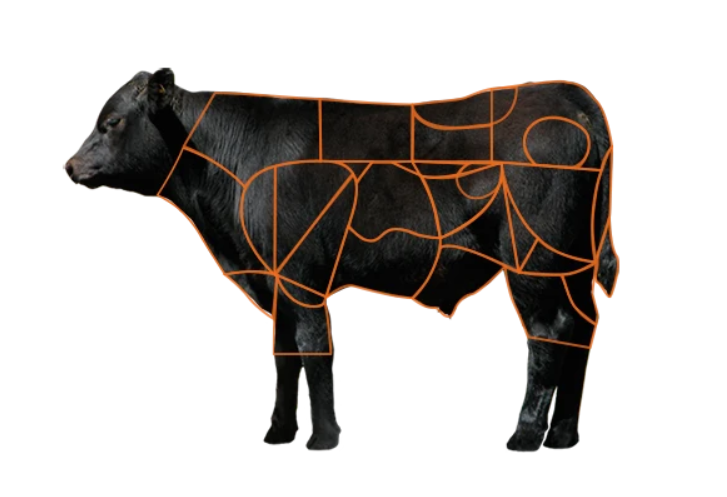
#> input picture vaca.png, 727 x 497 px
$ python grid_workflow.py
#> lines starting #> are read from the running program, lines starting #| are printed output that depends on the picture; after the words box and inside, x2 and y2 are one past the last pixel; in counts of white or black regions, pixels touching at a corner belong together
### src/mcp_polygon_renderer/engine.py
import os
import gc
import unicodedata

import cv2
import numpy as np


def _sin_acentos(texto):
    return "".join(
        c for c in unicodedata.normalize("NFKD", str(texto)) if not unicodedata.combining(c)
    )


def _cargar_imagen_eficiente(ruta):
#> called with ruta = 'examples/../vaca.png'
    tam = os.path.getsize(ruta)
    if tam > 10 * 1024 * 1024:
        flag = cv2.IMREAD_REDUCED_COLOR_4
    elif tam > 5 * 1024 * 1024:
        flag = cv2.IMREAD_REDUCED_COLOR_2
    else:
        flag = cv2.IMREAD_COLOR
    return cv2.imread(ruta, flag)
#> returned value is the input picture: shape (497, 727, 3); mean B, G, R 183.9, 186.5, 190.2


def _ruta_salida(ruta_imagen):
    carpeta = os.path.join(os.path.dirname(os.path.abspath(ruta_imagen)), "salida")
    os.makedirs(carpeta, exist_ok=True)
    return carpeta


COLORES_VIVOS = [
    (0, 165, 255), (255, 255, 0), (0, 255, 0), (255, 0, 255),
    (0, 255, 255), (255, 0, 0), (0, 0, 255), (128, 255, 128),
    (0, 100, 255), (255, 255, 128), (128, 0, 255), (255, 128, 0),
    (0, 128, 255), (128, 255, 0), (0, 255, 128), (255, 0, 128),
    (64, 64, 255), (255, 64, 64), (64, 255, 64), (64, 64, 64),
    (0, 191, 255), (255, 191, 0), (191, 255, 0), (255, 0, 191),
    (0, 255, 191), (191, 0, 255), (255, 191, 191), (191, 255, 191),
    (100, 100, 255), (255, 100, 100), (100, 255, 100), (100, 100, 100),
    (150, 150, 255), (255, 150, 150), (150, 255, 150), (150, 150, 150),
    (200, 200, 255), (255, 200, 200), (200, 255, 200), (200, 200, 200),
]


def preparar_imagen_para_ia(ruta_imagen, filas=10, columnas=10):
    img = _cargar_imagen_eficiente(ruta_imagen)
    if img is None:
        raise FileNotFoundError(f"No se pudo cargar: {ruta_imagen}")

    h, w = img.shape[:2]
#> h = 497; w = 727
    paso_x = w / columnas
#> paso_x = 72.7
    paso_y = h / filas
#> paso_y = 49.7

    mapa_celdas = {}
    for i in range(filas):
        for j in range(columnas):
            x0 = int(j * paso_x)
            y0 = int(i * paso_y)
            x1 = int((j + 1) * paso_x)
            y1 = int((i + 1) * paso_y)
            clave = f"{chr(65 + j)}{i + 1}"
            mapa_celdas[clave] = {
                "x": x0, "y": y0, "x1": x1, "y1": y1,
                "cx": (x0 + x1) // 2, "cy": (y0 + y1) // 2,
            }

    for j in range(columnas + 1):
        x = int(j * paso_x)
        cv2.line(img, (x, 0), (x, h), (100, 100, 100), 1, cv2.LINE_AA)
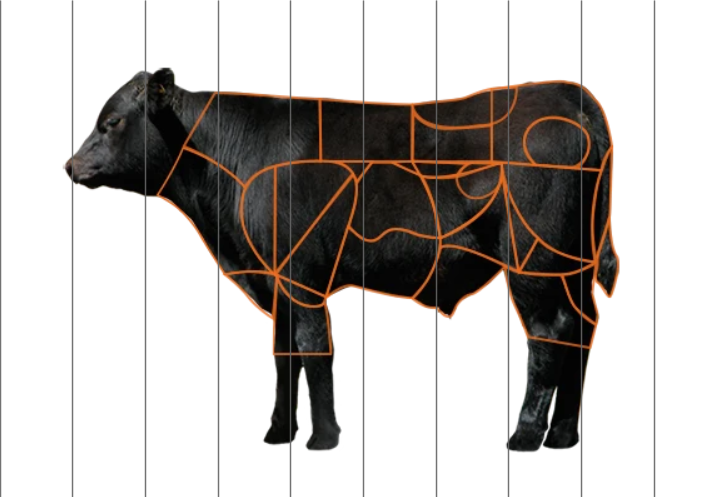
#> img: shape (497, 727, 3); 3.99% of pixels changed, all inside (x1, y1, x2, y2) = (0, 0, 656, 497)
    for i in range(filas + 1):
        y = int(i * paso_y)
        cv2.line(img, (0, y), (w, y), (100, 100, 100), 1, cv2.LINE_AA)
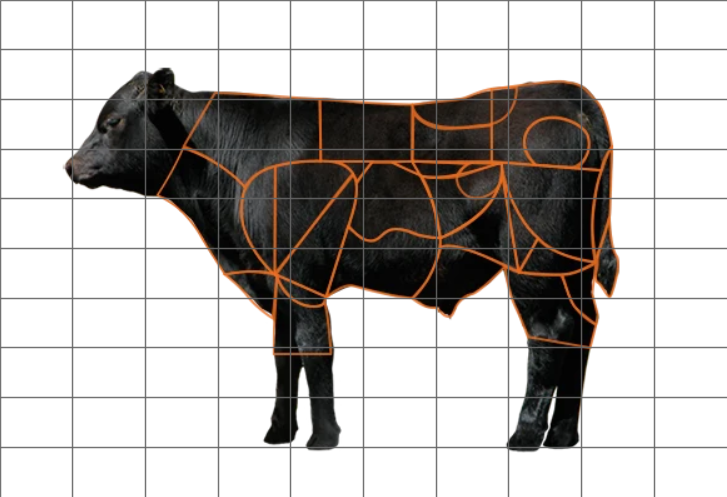
#> img: shape (497, 727, 3); 5.83% of pixels changed, all inside (x1, y1, x2, y2) = (0, 0, 727, 449)

    for j in range(columnas):
        x = int((j + 0.5) * paso_x)
        cv2.putText(img, chr(65 + j), (x - 5, 16), cv2.FONT_HERSHEY_SIMPLEX, 0.5, (255, 255, 255), 2, cv2.LINE_AA)
    for i in range(filas):
        y = int((i + 0.5) * paso_y)
        cv2.putText(img, str(i + 1), (4, y + 4), cv2.FONT_HERSHEY_SIMPLEX, 0.5, (255, 255, 255), 2, cv2.LINE_AA)

    ruta_grilla = os.path.join(_ruta_salida(ruta_imagen), "imagen_con_grilla.png")
#|   Imagen con grilla: salida/imagen_con_grilla.png
#|   Dimensiones: {'ancho': 727, 'alto': 497}
    cv2.imwrite(ruta_grilla, img)

    del img
    gc.collect()

    return {
        "imagen_con_grilla": ruta_grilla,
        "mapa_celdas": mapa_celdas,
        "dimensiones": {"ancho": w, "alto": h},
    }


def renderizar_poligonos_desde_grid(ruta_imagen_original, json_ia, mapa_celdas):
#> called with ruta_imagen_original = 'examples/../vaca.png'
    img = _cargar_imagen_eficiente(ruta_imagen_original)
    if img is None:
        raise FileNotFoundError(f"No se pudo cargar: {ruta_imagen_original}")

    poligonos = json_ia.get("poligonos_grid", [])
    overlay = img.copy()

    for idx, poly in enumerate(poligonos):
        color = COLORES_VIVOS[idx % len(COLORES_VIVOS)]
        celdas = poly.get("celdas", [])
        nombre = poly.get("id", f"Poly{idx}")

        puntos = []
        for celda in celdas:
            info = mapa_celdas.get(celda)
            if info is None:
                continue
            cv2.rectangle(overlay, (info["x"], info["y"]), (info["x1"], info["y1"]), color, -1)
            puntos.append((info["cx"], info["cy"]))

        if len(puntos) >= 3:
            hull = cv2.convexHull(np.array(puntos, dtype=np.int32))
            cv2.polylines(overlay, [hull], True, color, 2, cv2.LINE_AA)

        if puntos:
            cx = int(np.mean([p[0] for p in puntos]))
            cy = int(np.mean([p[1] for p in puntos]))
            cv2.putText(overlay, _sin_acentos(nombre), (cx - 30, cy), cv2.FONT_HERSHEY_SIMPLEX, 0.5, (255, 255, 255), 2, cv2.LINE_AA)
#> this loop made 11 passes
#> hull on passes 1 to 11: [[108, 124], [36, 124], [36, 74], [108, 74]], [[108, 173], [181, 124], [181, 173]], [[108, 223], [254, 173], [254, 223]], [[181, 322], [108, 322], [108, 273], [181, 273]], [[254, 124], [326, 124], [399, 173], [399, 223]], [[544, 124], [472, 124], [399, 74], [544, 74]], [[399, 273], [326, 322], [254, 322], [254, 273]], [[544, 173], [617, 124], [690, 124], [690, 173]], [[690, 273], [617, 322], [617, 273]], [[254, 422], [181, 422], [181, 372], [254, 372]], [[472, 422], [399, 422], [399, 372], [472, 372]]
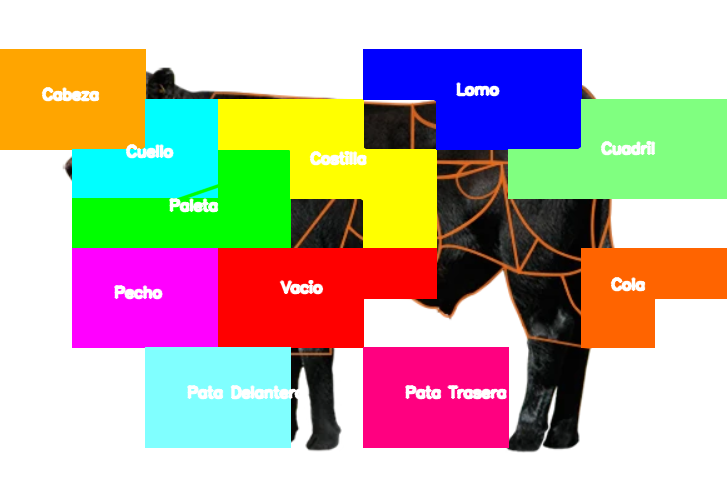
#> overlay: shape (497, 727, 3); mean B, G, R 165.4, 176.9, 190.5

    cv2.addWeighted(overlay, 0.4, img, 0.6, 0, img)
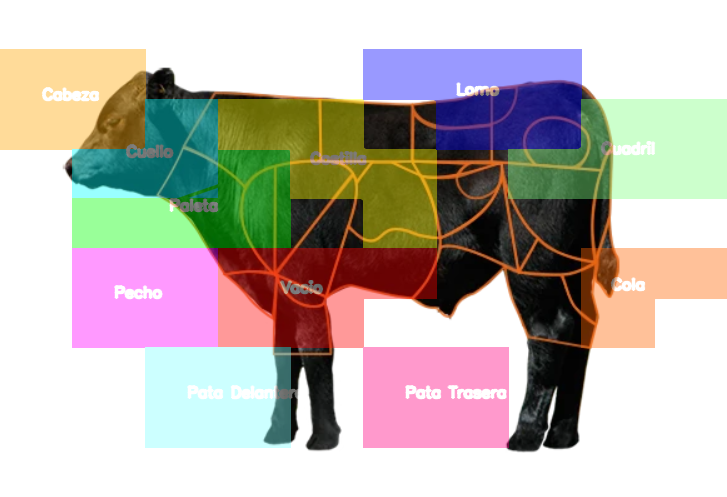
#> img: shape (497, 727, 3); mean B, G, R 176.5, 182.7, 190.3

    ruta_final = os.path.join(_ruta_salida(ruta_imagen_original), "imagen_con_poligonos.png")
    cv2.imwrite(ruta_final, img)

    del img, overlay
    gc.collect()

    return ruta_final


# [96 lines left out: functions renderizar_poligonos_directos, detectar_y_colorear_regiones, not called in this run]

### examples/grid_workflow.py
"""Ejemplo: flujo completo con grilla (Fase 1 y Fase 3)."""

import json
import os
import sys

sys.path.insert(0, os.path.join(os.path.dirname(__file__), "..", "src"))

from mcp_polygon_renderer.engine import (
    preparar_imagen_para_ia,
    renderizar_poligonos_desde_grid,
)


def main():
    ruta_imagen = os.path.join(os.path.dirname(__file__), "..", "vaca.png")

    print("Fase 1: preparando imagen con grilla...")
    resultado = preparar_imagen_para_ia(ruta_imagen, filas=10, columnas=10)
    mapa_celdas = resultado["mapa_celdas"]
    print(f"  Imagen con grilla: {resultado['imagen_con_grilla']}")
    print(f"  Dimensiones: {resultado['dimensiones']}")

    json_ia = {
        "poligonos_grid": [
            {"id": "Cabeza", "celdas": ["A2", "A3", "B2", "B3"]},
            {"id": "Cuello", "celdas": ["B4", "C3", "C4"]},
            {"id": "Paleta", "celdas": ["B5", "C5", "D4", "D5"]},
            {"id": "Pecho", "celdas": ["B6", "B7", "C6", "C7"]},
            {"id": "Costilla", "celdas": ["D3", "E3", "E4", "F4", "F5"]},
            {"id": "Lomo", "celdas": ["F2", "G2", "G3", "H2", "H3"]},
            {"id": "Vacío", "celdas": ["D6", "D7", "E6", "E7", "F6"]},
            {"id": "Cuadril", "celdas": ["H4", "I3", "I4", "J3", "J4"]},
            {"id": "Cola", "celdas": ["I6", "I7", "J6"]},
            {"id": "Pata Delantera", "celdas": ["C8", "C9", "D8", "D9"]},
            {"id": "Pata Trasera", "celdas": ["F8", "F9", "G8", "G9"]},
        ]
    }

    print("\nFase 3: renderizando poligonos...")
    ruta_final = renderizar_poligonos_desde_grid(ruta_imagen, json_ia, mapa_celdas)
    print(f"  Resultado: {ruta_final}")
#|   Resultado: salida/imagen_con_poligonos.png


if __name__ == "__main__":
    main()
